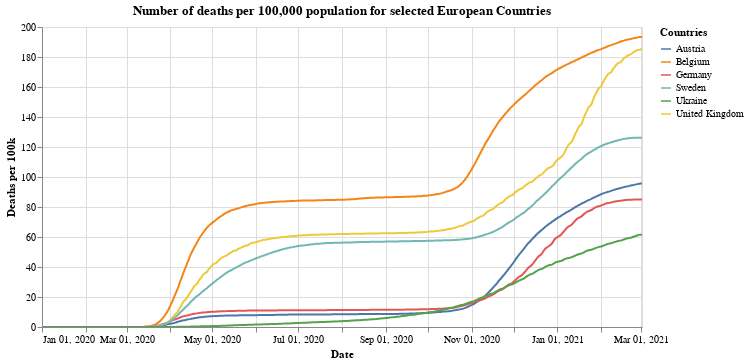

Source (notebook cell):
### Markdown cell above
## Total deaths per 100,000

### Code cell
#collapse
alt.Chart(x_small).mark_line().encode(
    x=alt.X("yearmonthdate(date):T", axis=alt.Axis(title='Date')),
    y=alt.Y("deaths_per:Q", axis=alt.Axis(title='Deaths per 100k')),
    tooltip='id',
    color=alt.Color('id', legend=alt.Legend(title="Countries")),
    opacity=alt.condition(leg_selection, alt.value(1), alt.value(0.2))
).add_selection(leg_selection).properties(title='Number of deaths per 100,000 population for selected European Countries', width=600).interactive()

### Figure 1 — Vega-Lite specification as saved in the notebook (floating-point values rounded to 4 significant figures; data arrays with more than 128 entries replaced by an {"elided": "..."} marker saying what was removed)
{"config": {"view": {"continuousWidth": 400, "continuousHeight": 300}}, "data": {"name": "data-83c90272a47a42a40b8ff082e3635faf"}, "mark": "line", "encoding": {"color": {"type": "nominal", "field": "id", "legend": {"title": "Countries"}}, "opacity": {"condition": {"value": 1, "selection": "selector001"}, "value": 0.2}, "tooltip": {"type": "nominal", "field": "id"}, "x": {"type": "temporal", "axis": {"title": "Date"}, "field": "date", "timeUnit": "yearmonthdate"}, "y": {"type": "quantitative", "axis": {"title": "Deaths per 100k"}, "field": "deaths_per"}}, "selection": {"selector001": {"type": "multi", "fields": ["id"], "bind": "legend"}, "selector003": {"type": "interval", "bind": "scales", "encodings": ["x", "y"]}}, "title": "Number of deaths per 100,000 population for selected European Countries", "width": 600, "$schema": "https://vega.github.io/schema/vega-lite/v4.8.1.json", "datasets": {"data-83c90272a47a42a40b8ff082e3635faf": {"elided": "2562 records"}}}
